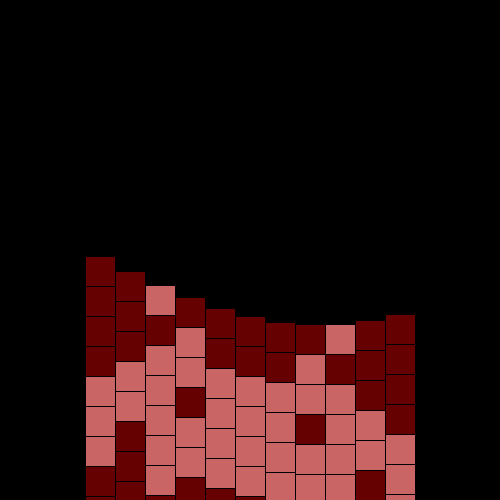
Frame 1 (no input)
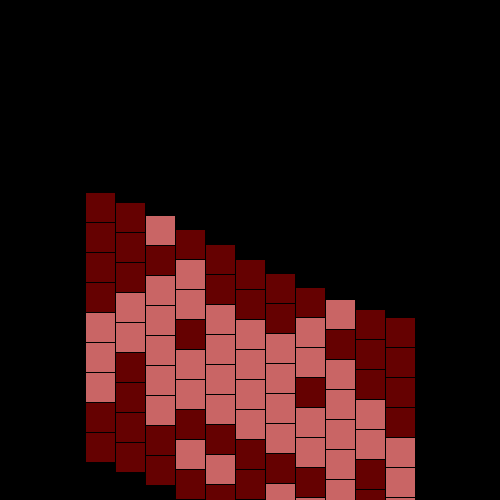
Frame 60 (the mouse pressed at the canvas centre just before this capture)
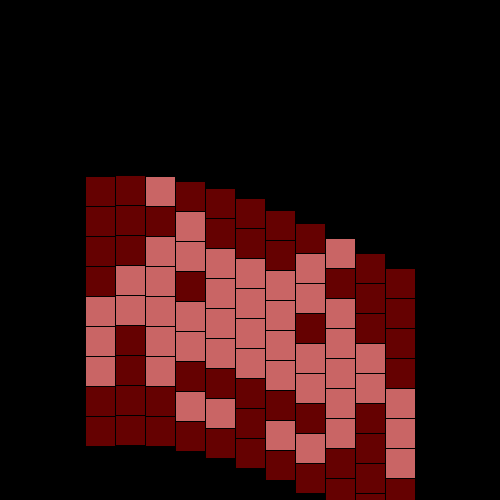
Frame 120 (the mouse held since frame 60 and released just before this capture)

The Processing sketch that drew these frames (run headless with seeded random() and noise(); from frame 60 on, the mouse is pressed at the canvas centre):

// Processing sketch: processing_4318
// ── processing_4318.pde

/*
 * Invader 2d drawing with sin movement
 * The sin movement is taken from processing examples ;)
 */



int[][] matrix = { { 0, 0, 1, 0, 0, 0, 0, 0, 1, 0, 0, 0, 0, 0, 0 },
                   { 0, 0, 0, 1, 0, 0, 0, 1, 0, 0, 0, 0, 0, 0, 0 },
                   { 0, 0, 1, 1, 1, 1, 1, 1, 1, 0, 0, 0, 0, 0, 0 },
                   { 0, 1, 1, 0, 1, 1, 1, 0, 1, 1, 0, 0, 0, 0, 0 },
                   { 1, 1, 1, 1, 1, 1, 1, 1, 1, 1, 1, 0, 0, 0, 0 },
                   { 1, 0, 1, 1, 1, 1, 1, 1, 1, 0, 1, 0, 0, 0, 0 },
                   { 1, 0, 1, 0, 0, 0, 0, 0, 1, 0, 1, 0, 0, 0, 0 },
                   { 0, 0, 0, 1, 1, 0, 1, 1, 0, 0, 0, 0, 0, 0, 0 },
                   { 0, 0, 0, 0, 0, 0, 0, 0, 0, 0, 0, 0, 0, 0, 0 },
                   { 0, 0, 0, 0, 0, 0, 0, 0, 0, 0, 0, 0, 0, 0, 0 },
                   { 0, 0, 0, 0, 0, 0, 0, 0, 0, 0, 0, 0, 0, 0, 0 },
                   { 0, 0, 0, 0, 0, 0, 0, 0, 0, 0, 0, 0, 0, 0, 0 },
                   { 0, 0, 0, 0, 0, 0, 0, 0, 0, 0, 0, 0, 0, 0, 0 },
                   { 0, 0, 0, 0, 0, 0, 0, 0, 0, 0, 0, 0, 0, 0, 0 },
                   { 0, 0, 0, 0, 0, 0, 0, 0, 0, 0, 0, 0, 0, 0, 0 },
};
int mWidth = 11;
int mHeight = 9;
int multFactor = 1;
int startPointX = 0;
int startPointY = 0;

int blockSize = 30;


int xspacing = 16;   // How far apart should each horizontal location be spaced
int w;              // Width of entire wave

float theta = 0.0;  // Start angle at 0
float amplitude = 75.0;  // Height of wave
float period = 500.0;  // How many pixels before the wave repeats
float dx;  // Value for incrementing X, a function of period and xspacing
float[] yvalues;  // Using an array to store height values for the wave
boolean colorForward = true;

void setup()
{
size(500,500);  
background(0);

startPointX = (width - (mWidth * blockSize)) / 2; 
startPointY = (height - (mHeight * blockSize)) / 2; 

println(startPointX);
println(startPointY);

w = width+16;
dx = (TWO_PI / period) * xspacing;
yvalues = new float[w/xspacing];
  
for(int j=0; j<mWidth; j++) { 
  for(int i=0; i<mHeight; i++) {
    if (matrix[i][j]!=0) matrix[i][j]=100 ;
    }
  }


 
}



void draw()
{
background(0);

//startPointX = (width - (mWidth * blockSize)) / 2; 
//startPointY = (height - (mHeight * blockSize)) / 2; 
  
calcWave();

for(int j=0; j<mWidth; j++) { 
  for(int i=0; i<mHeight; i++) {
    int dott = 133; //color
//    if (matrix[i][j]!=0) {
    fill (matrix[i][j] + multFactor + 100 , matrix[i][j] + multFactor, matrix[i][j] + multFactor);
     rect(j*blockSize + startPointX , i * blockSize + (width/2+yvalues[j]), blockSize, blockSize);  
//    }
  }
}

//shiftColors();

}


void shiftColors()
{
for(int j=0; j<mWidth; j++) { 
  for(int i=0; i<mHeight; i++) {
    matrix[i][j]++;
    }
  }
}

void calcWave() {
  // Increment theta (try different values for 'angular velocity' here
  theta += 0.09;

  // For every x value, calculate a y value with sine function
  float x = theta;
  for (int i = 0; i < yvalues.length; i++) {
    yvalues[i] = sin(x)*amplitude;
    x+=dx;
  }
}



void keyPressed(){
  if (key == '1') {
    multFactor += 1;
  } else 
    if (key == '2') {
    multFactor -= 1;
  }
  else 
    if (key == '3') {
    blockSize += 1;
  }
  else 
    if (key == '4') {
    blockSize -= 1;
  }
}
